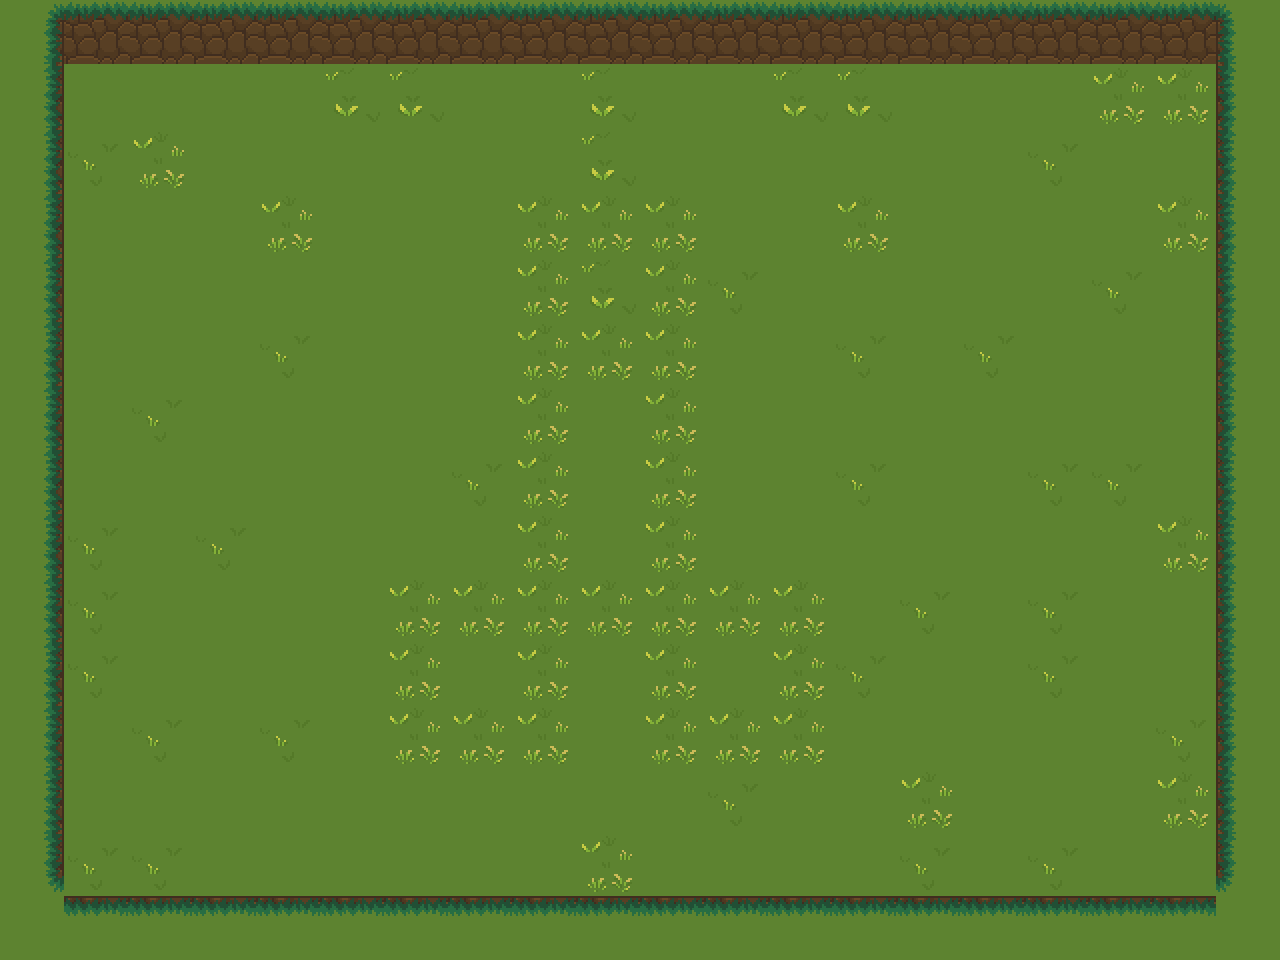

Tiled map render using the project's own tile images. Description and the whole map definition, tile-layer contents included, below:
An orthogonal 20x15 tile map with 64x64 px tiles, 1 tile layer (BG), 2 tilesets.

<map version="1.10" tiledversion="1.11.2" orientation="orthogonal" renderorder="right-down" width="20" height="15" tilewidth="64" tileheight="64" infinite="0" nextlayerid="3" nextobjectid="1">
 <tileset firstgid="1" source="GrassTileSet.tsx" />
 <tileset firstgid="5" source="CliffTileSet.tsx" />
 <layer id="1" name="BG" width="20" height="15">
  <data encoding="csv">
19,16,16,16,16,16,16,16,16,16,16,16,16,16,16,16,16,16,16,18,
12,1,1,1,1,3,3,1,1,3,1,1,3,3,1,1,1,4,4,10,
12,2,4,1,1,1,1,1,1,3,1,1,1,1,1,1,2,1,1,10,
12,1,1,1,4,1,1,1,4,4,4,1,1,4,1,1,1,1,4,10,
12,1,1,1,1,1,1,1,4,3,4,2,1,1,1,1,1,2,1,10,
12,1,1,1,2,1,1,1,4,4,4,1,1,2,1,2,1,1,1,10,
12,1,2,1,1,1,1,1,4,1,4,1,1,1,1,1,1,1,1,10,
12,1,1,1,1,1,1,2,4,1,4,1,1,2,1,1,2,2,1,10,
12,2,1,2,1,1,1,1,4,1,4,1,1,1,1,1,1,1,4,10,
12,2,1,1,1,1,4,4,4,4,4,4,4,1,2,1,2,1,1,10,
12,2,1,1,1,1,4,1,4,1,4,1,4,2,1,1,2,1,1,10,
12,1,2,1,2,1,4,4,4,1,4,4,4,1,1,1,1,1,2,10,
12,1,1,1,1,1,1,1,1,1,1,2,1,1,4,1,1,1,4,10,
14,2,2,1,1,1,1,1,1,4,1,1,1,1,2,1,2,1,1,13,
1,6,6,6,6,6,6,6,6,6,6,6,6,6,6,6,6,6,6,1
</data>
 </layer>
 <objectgroup id="2" name="Collision" />
</map>
